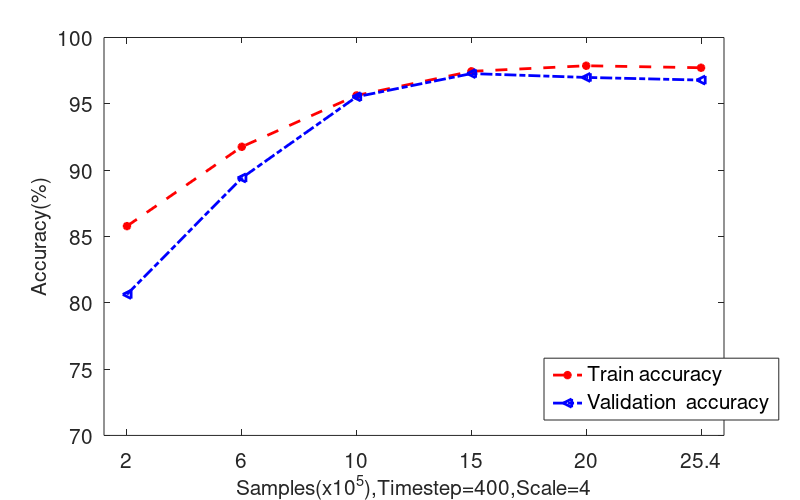

Recreate this plot in MATLAB.

y1=[85.78	91.76	95.63	97.45	97.87	97.72]
y2=[80.63	89.41	95.53	97.28	96.99	96.79]
plot(y1,'--*r','linewidth',2)
hold on
plot(y2,'-.<b','linewidth',2)
set(gca,'xtick',1:1:7);
set(gca,'xticklabel',{'2','6','10','15','20','25.4'});
axis([0.8 6.2 70 100])
set(gca,'FontSize',15);
xlabel('Samples(x10^5),Timestep=400,Scale=4','FontSize',15)
ylabel('Accuracy(%)','FontSize',15)
legh=legend('Train accuracy','Validation  accuracy')
set(legh,'position',[0.68 0.16 0.1 0.05],'FontSize',15)
set(gcf,'PaperUnits','inches','PaperPosition',[0 0 8 5])
saveas(gcf,'E:\workspace\matlab\Result\sampleNum\timestep500acc1','tif');